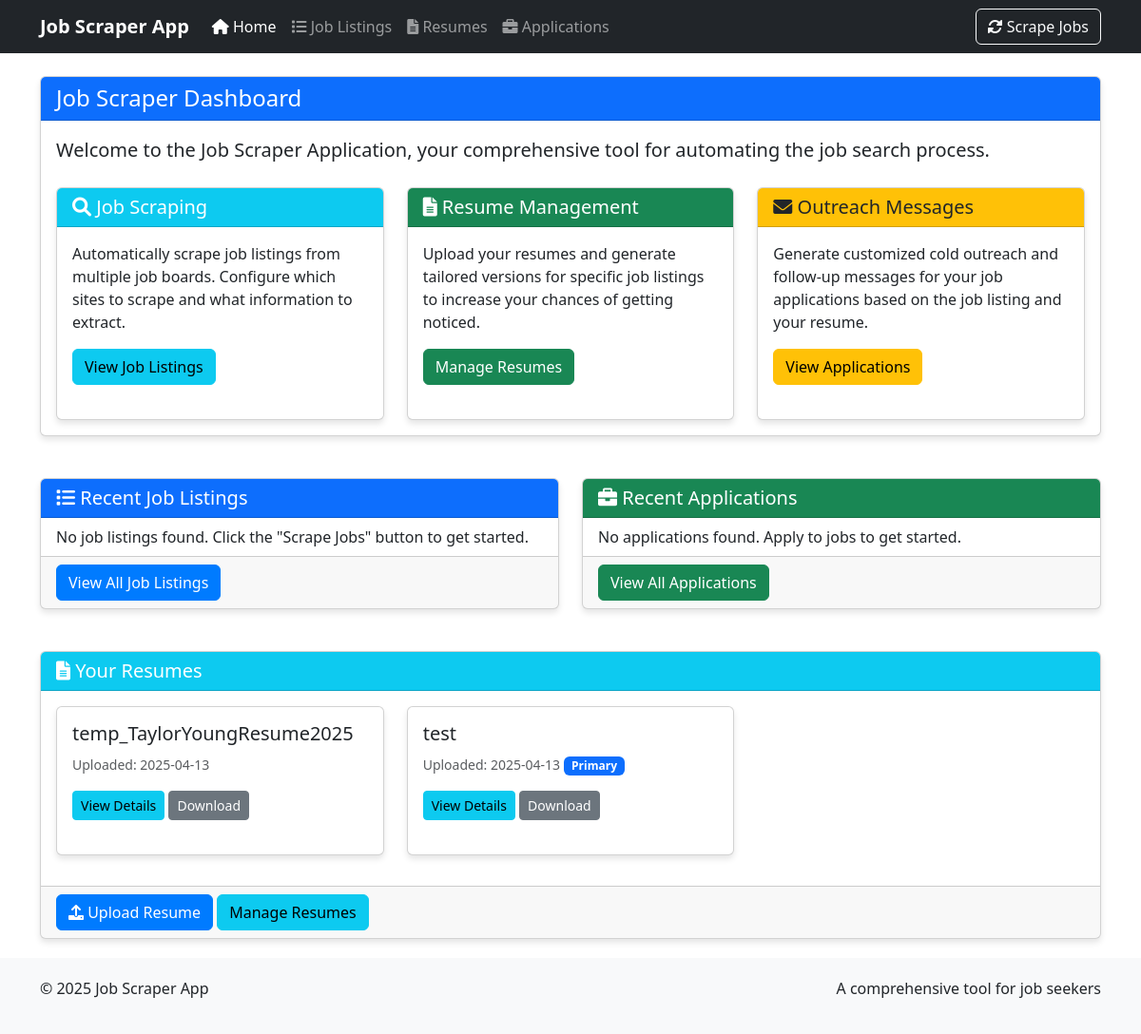
Before: / with the older database file.
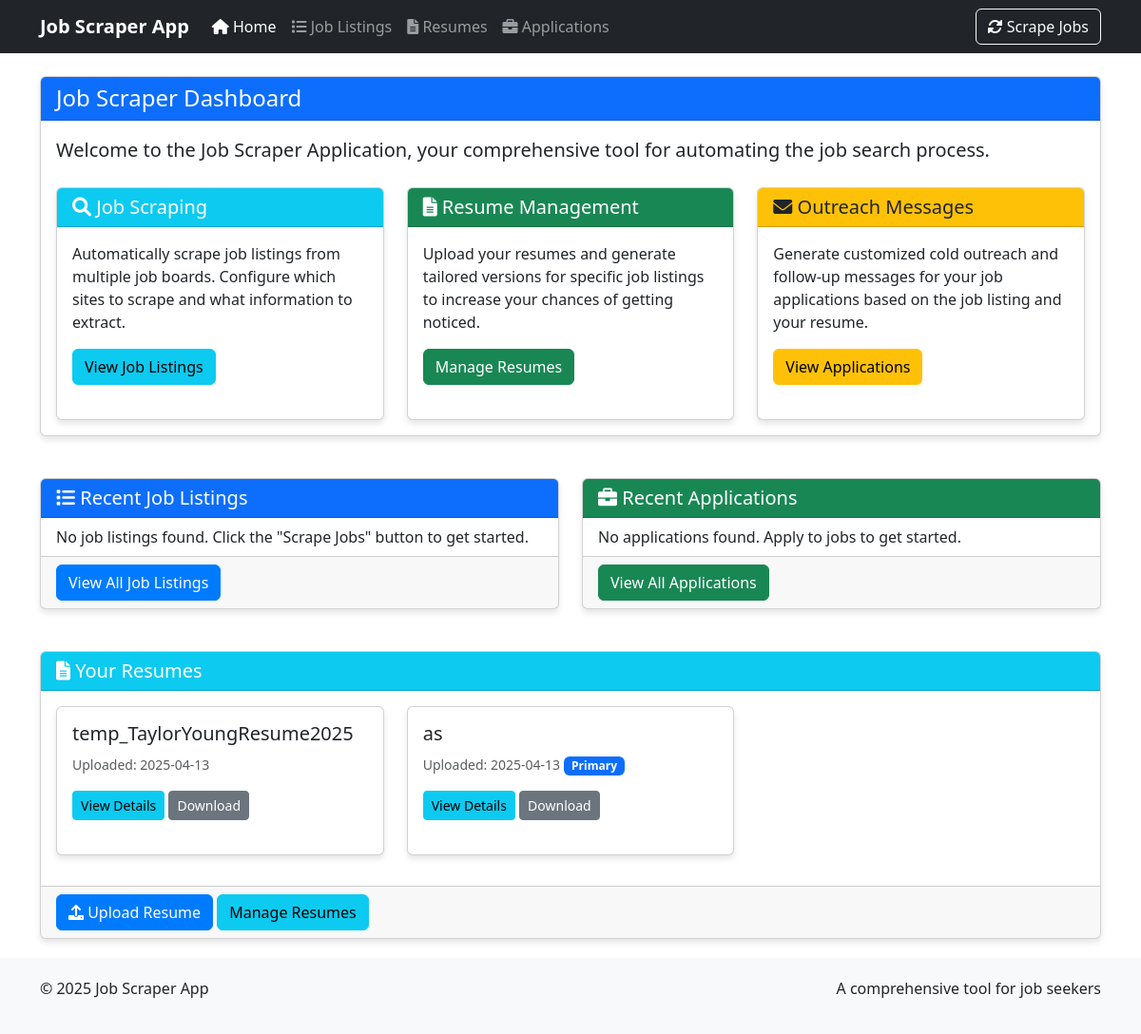
After: the same page with the newer database file.
### job_scraper_app/database/setup.py (models this page shows, shortened)
class Resume(Base):
    __tablename__ = 'resumes'
    id = Column(Integer, primary_key=True)
    name = Column(String(255), nullable=False)
    file_path = Column(String(512), nullable=False)
    content_text = Column(Text)
    upload_date = Column(DateTime, default=datetime.utcnow)
    is_primary = Column(Boolean, default=False)
    tailored_resumes = relationship("TailoredResume", back_populates="base_resume", cascade="all, delete-orphan")

### run_flask_app.py (the view)
@app.route('/')
def index():
    session = Session()
    try:
        job_listings = session.query(JobListing).order_by(JobListing.scraped_date.desc()).limit(10).all()
        job_applications = session.query(JobApplication).order_by(JobApplication.application_date.desc()).limit(5).all()
        resumes = session.query(Resume).all()
        return render_template('index.html',
                              job_listings=job_listings,
                              job_applications=job_applications,
                              resumes=resumes)
    finally:
        session.close()

### job_scraper_app/ui/templates/index.html (shortened to what the changed rows need)
{% extends "base.html" %}
{% block content %}
<div class="row">
    <div class="col-md-12">
        <div class="card">
            <div class="card-header bg-primary text-white">
                <h1 class="h4 mb-0">Job Scraper Dashboard</h1>
            </div>
        </div>
    </div>
</div>
<div class="row mt-4">
    <div class="col-md-6">
        <div class="card">
            <div class="card-header bg-primary text-white">
                <h2 class="h5 mb-0"><i class="fas fa-list"></i> Recent Job Listings</h2>
            </div>
        </div>
    </div>
    <div class="col-md-6">
        <div class="card">
            <div class="card-header bg-success text-white">
                <h2 class="h5 mb-0"><i class="fas fa-briefcase"></i> Recent Applications</h2>
            </div>
        </div>
    </div>
</div>
<div class="row mt-4">
    <div class="col-md-12">
        <div class="card">
            <div class="card-header bg-info text-white">
                <h2 class="h5 mb-0"><i class="fas fa-file-alt"></i> Your Resumes</h2>
            </div>
            <div class="card-body">
                {% if resumes %}
                    <div class="row">
                        {% for resume in resumes %}
                            <div class="col-md-4 mb-3">
                                <div class="card h-100">
                                    <div class="card-body">
                                        <h5 class="card-title">{{ resume.name }}</h5>
                                        <p class="card-text">
                                            <small class="text-muted">Uploaded: {{ resume.upload_date.strftime('%Y-%m-%d') }}</small>
                                            {% if resume.is_primary %}
                                                <span class="badge bg-primary">Primary</span>
                                            {% endif %}
                                        </p>
                                        <a href="{{ url_for('resume', resume_id=resume.id) }}" class="btn btn-sm btn-info">View Details</a>
                                        <a href="{{ url_for('download_file', filename=resume.file_path.split('/')[-1]) }}" class="btn btn-sm btn-secondary">Download</a>
                                    </div>
                                </div>
                            </div>
                        {% endfor %}
                    </div>
                {% else %}
                    <p>No resumes found. Upload a resume to get started.</p>
                {% endif %}
            </div>
        </div>
    </div>
</div>
{% endblock %}

Changed rows visible on the page:
changed Resume (number 2 of 2 on the later page): name "test" → "as"
